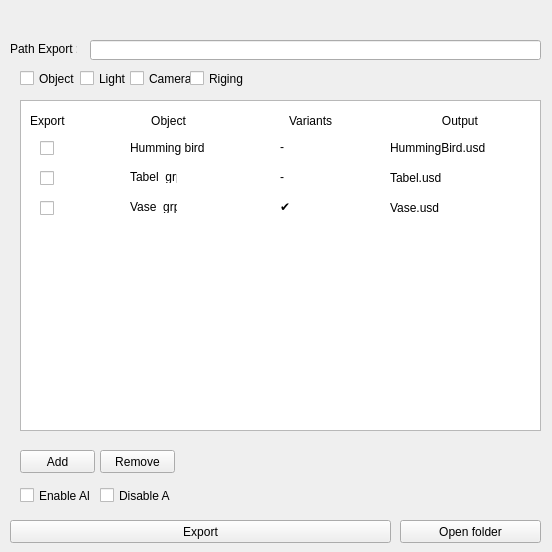
<?xml version="1.0" encoding="UTF-8"?>
<ui version="4.0">
 <class>Form</class>
 <widget class="QWidget" name="Form">
  <property name="geometry">
   <rect>
    <x>0</x>
    <y>0</y>
    <width>552</width>
    <height>552</height>
   </rect>
  </property>
  <property name="windowTitle">
   <string>Form</string>
  </property>
  <widget class="QPushButton" name="pushButton">
   <property name="geometry">
    <rect>
     <x>10</x>
     <y>520</y>
     <width>381</width>
     <height>23</height>
    </rect>
   </property>
   <property name="text">
    <string>Export</string>
   </property>
  </widget>
  <widget class="QPushButton" name="pushButton_2">
   <property name="geometry">
    <rect>
     <x>400</x>
     <y>520</y>
     <width>141</width>
     <height>23</height>
    </rect>
   </property>
   <property name="text">
    <string>Open folder</string>
   </property>
  </widget>
  <widget class="QLabel" name="label">
   <property name="geometry">
    <rect>
     <x>10</x>
     <y>10</y>
     <width>67</width>
     <height>78</height>
    </rect>
   </property>
   <property name="text">
    <string>Path Export : </string>
   </property>
  </widget>
  <widget class="QLineEdit" name="lineEdit">
   <property name="geometry">
    <rect>
     <x>90</x>
     <y>40</y>
     <width>451</width>
     <height>20</height>
    </rect>
   </property>
  </widget>
  <widget class="QCheckBox" name="checkBox">
   <property name="geometry">
    <rect>
     <x>20</x>
     <y>480</y>
     <width>71</width>
     <height>31</height>
    </rect>
   </property>
   <property name="text">
    <string>Enable All</string>
   </property>
  </widget>
  <widget class="QCheckBox" name="checkBox_2">
   <property name="geometry">
    <rect>
     <x>100</x>
     <y>480</y>
     <width>71</width>
     <height>31</height>
    </rect>
   </property>
   <property name="text">
    <string>Disable All</string>
   </property>
  </widget>
  <widget class="QLabel" name="label_2">
   <property name="geometry">
    <rect>
     <x>30</x>
     <y>110</y>
     <width>511</width>
     <height>21</height>
    </rect>
   </property>
   <property name="text">
    <string>Export                          Object                               Variants                                 Output</string>
   </property>
  </widget>
  <widget class="QCheckBox" name="checkBox_3">
   <property name="geometry">
    <rect>
     <x>40</x>
     <y>140</y>
     <width>70</width>
     <height>17</height>
    </rect>
   </property>
   <property name="text">
    <string/>
   </property>
  </widget>
  <widget class="QCheckBox" name="checkBox_4">
   <property name="geometry">
    <rect>
     <x>40</x>
     <y>170</y>
     <width>70</width>
     <height>17</height>
    </rect>
   </property>
   <property name="text">
    <string/>
   </property>
  </widget>
  <widget class="QLabel" name="label_3">
   <property name="geometry">
    <rect>
     <x>130</x>
     <y>170</y>
     <width>47</width>
     <height>13</height>
    </rect>
   </property>
   <property name="text">
    <string>Tabel_grp</string>
   </property>
  </widget>
  <widget class="QLabel" name="label_4">
   <property name="geometry">
    <rect>
     <x>130</x>
     <y>140</y>
     <width>101</width>
     <height>16</height>
    </rect>
   </property>
   <property name="text">
    <string>Humming bird</string>
   </property>
  </widget>
  <widget class="QTableView" name="tableView">
   <property name="geometry">
    <rect>
     <x>20</x>
     <y>100</y>
     <width>521</width>
     <height>331</height>
    </rect>
   </property>
   <property name="whatsThis">
    <string>&lt;html&gt;&lt;head/&gt;&lt;body&gt;&lt;p&gt;fdfdfd&lt;/p&gt;&lt;/body&gt;&lt;/html&gt;</string>
   </property>
  </widget>
  <widget class="QCheckBox" name="checkBox_5">
   <property name="geometry">
    <rect>
     <x>40</x>
     <y>200</y>
     <width>70</width>
     <height>17</height>
    </rect>
   </property>
   <property name="text">
    <string/>
   </property>
  </widget>
  <widget class="QLabel" name="label_5">
   <property name="geometry">
    <rect>
     <x>130</x>
     <y>200</y>
     <width>47</width>
     <height>13</height>
    </rect>
   </property>
   <property name="text">
    <string>Vase_grp</string>
   </property>
  </widget>
  <widget class="QLabel" name="label_6">
   <property name="geometry">
    <rect>
     <x>280</x>
     <y>170</y>
     <width>47</width>
     <height>13</height>
    </rect>
   </property>
   <property name="text">
    <string>-</string>
   </property>
  </widget>
  <widget class="QLabel" name="label_7">
   <property name="geometry">
    <rect>
     <x>280</x>
     <y>140</y>
     <width>47</width>
     <height>13</height>
    </rect>
   </property>
   <property name="text">
    <string>-</string>
   </property>
  </widget>
  <widget class="QLabel" name="label_8">
   <property name="geometry">
    <rect>
     <x>280</x>
     <y>200</y>
     <width>47</width>
     <height>13</height>
    </rect>
   </property>
   <property name="text">
    <string>✔</string>
   </property>
  </widget>
  <widget class="QLabel" name="label_9">
   <property name="geometry">
    <rect>
     <x>390</x>
     <y>140</y>
     <width>101</width>
     <height>16</height>
    </rect>
   </property>
   <property name="text">
    <string>HummingBird.usd</string>
   </property>
  </widget>
  <widget class="QLabel" name="label_10">
   <property name="geometry">
    <rect>
     <x>390</x>
     <y>170</y>
     <width>101</width>
     <height>16</height>
    </rect>
   </property>
   <property name="text">
    <string>Tabel.usd</string>
   </property>
  </widget>
  <widget class="QLabel" name="label_11">
   <property name="geometry">
    <rect>
     <x>390</x>
     <y>200</y>
     <width>101</width>
     <height>16</height>
    </rect>
   </property>
   <property name="text">
    <string>Vase.usd</string>
   </property>
  </widget>
  <widget class="QCheckBox" name="checkBox_6">
   <property name="geometry">
    <rect>
     <x>20</x>
     <y>70</y>
     <width>70</width>
     <height>17</height>
    </rect>
   </property>
   <property name="text">
    <string>Object</string>
   </property>
  </widget>
  <widget class="QCheckBox" name="checkBox_7">
   <property name="geometry">
    <rect>
     <x>80</x>
     <y>70</y>
     <width>70</width>
     <height>17</height>
    </rect>
   </property>
   <property name="text">
    <string>Light</string>
   </property>
  </widget>
  <widget class="QCheckBox" name="checkBox_8">
   <property name="geometry">
    <rect>
     <x>130</x>
     <y>70</y>
     <width>70</width>
     <height>17</height>
    </rect>
   </property>
   <property name="text">
    <string>Camera</string>
   </property>
  </widget>
  <widget class="QCheckBox" name="checkBox_9">
   <property name="geometry">
    <rect>
     <x>190</x>
     <y>70</y>
     <width>70</width>
     <height>17</height>
    </rect>
   </property>
   <property name="text">
    <string>Riging</string>
   </property>
  </widget>
  <widget class="QPushButton" name="pushButton_3">
   <property name="geometry">
    <rect>
     <x>20</x>
     <y>450</y>
     <width>75</width>
     <height>23</height>
    </rect>
   </property>
   <property name="text">
    <string>Add</string>
   </property>
  </widget>
  <widget class="QPushButton" name="pushButton_4">
   <property name="geometry">
    <rect>
     <x>100</x>
     <y>450</y>
     <width>75</width>
     <height>23</height>
    </rect>
   </property>
   <property name="text">
    <string>Remove</string>
   </property>
  </widget>
  <zorder>tableView</zorder>
  <zorder>pushButton</zorder>
  <zorder>pushButton_2</zorder>
  <zorder>label</zorder>
  <zorder>lineEdit</zorder>
  <zorder>checkBox</zorder>
  <zorder>checkBox_2</zorder>
  <zorder>label_2</zorder>
  <zorder>checkBox_3</zorder>
  <zorder>checkBox_4</zorder>
  <zorder>label_3</zorder>
  <zorder>label_4</zorder>
  <zorder>checkBox_5</zorder>
  <zorder>label_5</zorder>
  <zorder>label_6</zorder>
  <zorder>label_7</zorder>
  <zorder>label_8</zorder>
  <zorder>label_9</zorder>
  <zorder>label_10</zorder>
  <zorder>label_11</zorder>
  <zorder>checkBox_6</zorder>
  <zorder>checkBox_7</zorder>
  <zorder>checkBox_8</zorder>
  <zorder>checkBox_9</zorder>
  <zorder>pushButton_3</zorder>
  <zorder>pushButton_4</zorder>
 </widget>
 <resources/>
 <connections/>
</ui>
